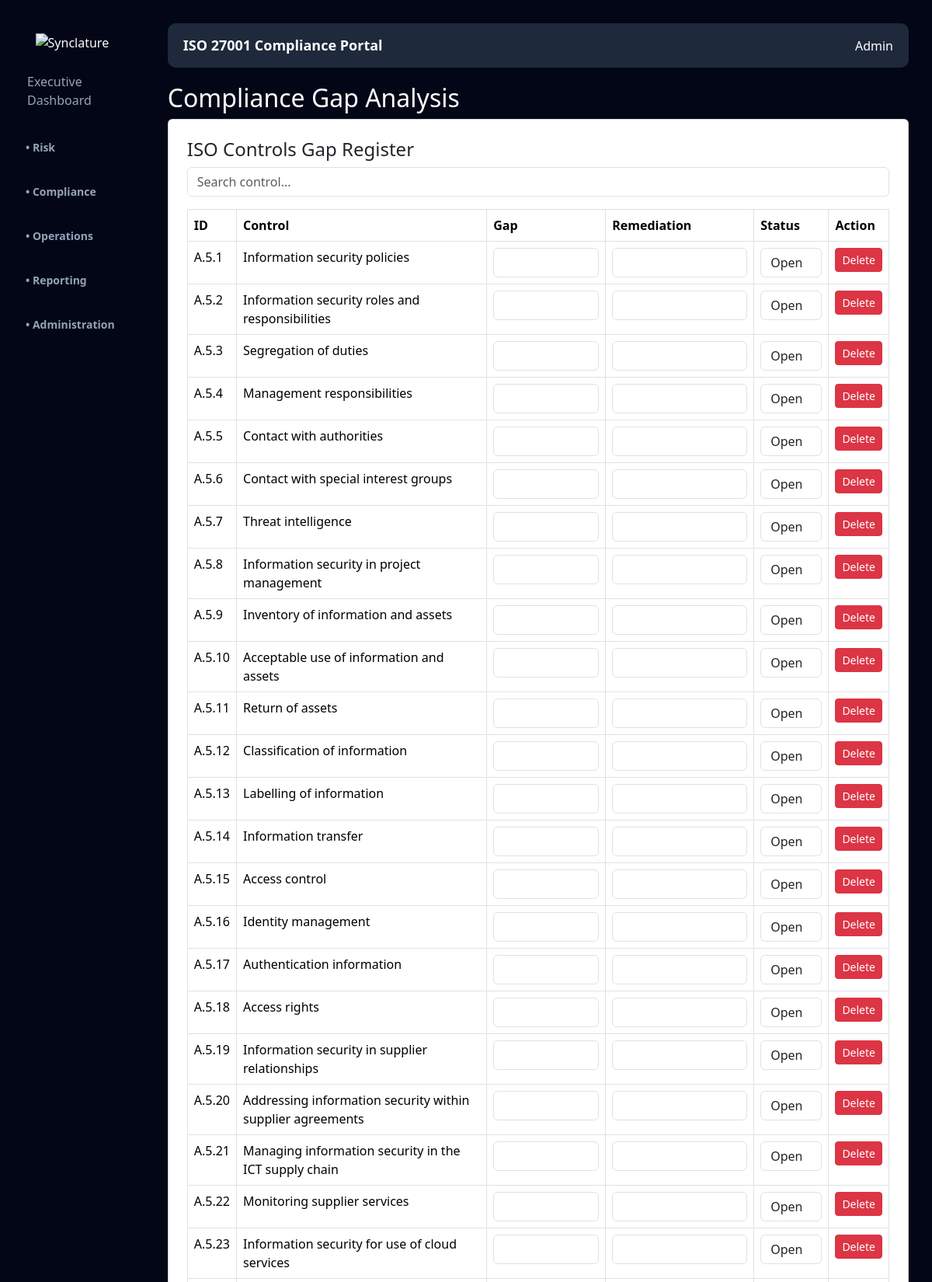
The app's page /compliance-gap (signed in, upper part) with its own data.
### models.py (models this page shows)
class ComplianceGap(db.Model):
    id = db.Column(db.Integer, primary_key=True)
    control_id = db.Column(db.String(20))
    control_name = db.Column(db.String(200))
    gap_description = db.Column(db.String(500))
    remediation = db.Column(db.String(500))
    status = db.Column(db.String(100))

### app.py (the view)
@app.route("/compliance-gap")
def compliance_gap():
    gaps = ComplianceGap.query.all()
    def sort_key(g):
        try:
            parts = g.control_id.replace("A.", "").split(".")
            return [int(p) for p in parts]
        except:
            return [999, 999]  # fallback
    gaps = sorted(gaps, key=sort_key)
    return render_template("pages/compliance_gap.html", gaps=gaps)

### app.py (called while the page is built)
@app.context_processor
def inject_theme():
    return dict(theme=session.get("theme", "dark"))

### templates/pages/compliance_gap.html (shortened to what this page needs)
{% extends "base.html" %}
{% block content %}
<h2>Compliance Gap Analysis</h2>
<div class="card p-4">
<h4>ISO Controls Gap Register</h4>
<form method="POST" action="/update-gaps">
<input
    type="text"
    id="searchInput"
    placeholder="Search control..."
    class="form-control mb-3"
    onkeyup="filterTable('searchInput','gapTable')">
<table class="table table-bordered" id="gapTable">
<thead>
<tr>
<th>ID</th>
<th>Control</th>
<th>Gap</th>
<th>Remediation</th>
<th>Status</th>
{% if session.get('role','').lower() in ['admin','superadmin'] %}
<th>Action</th>
{% endif %}
</tr>
</thead>
<tbody>
{% for gap in gaps %}
<tr>
<td>{{ gap.control_id }}</td>
<td>{{ gap.control_name }}</td>
<td>
<input
type="text"
name="gap_{{gap.id}}"
value="{{ gap.gap_description or '' }}"
class="form-control">
</td>
<td>
<input
type="text"
name="remediation_{{gap.id}}"
value="{{ gap.remediation or '' }}"
class="form-control">
</td>
<td>
<select name="status_{{gap.id}}" class="form-control">
<option value="Open"
{% if gap.status == "Open" %}selected{% endif %}>
Open
</option>
</select>
</td>
{% if session.get('role','').lower() in ['admin','superadmin'] %}
<td>
<a href="/delete-gap/{{ gap.id }}" class="btn btn-danger btn-sm">
Delete
</a>
</td>
{% endif %}
</tr>
{% endfor %}
</tbody>
</table>
</form>
</div>
{% endblock %}

### static/css/style.css (style rules this page uses)
body.dark { --bg-main: #020617; --bg-secondary: #1e293b; --bg-card: #1e293b; --text-main: #ffffff; --text-muted: #94a3b8; --sidebar-bg: #020617; }
body { margin: 0; font-family: 'Segoe UI', sans-serif; background-color: var(--bg-main); color: var(--text-main); transition: background-color 0.35s ease, color 0.35s ease; }

### records on screen
ComplianceGap: control_id "A.5.1", control_name "Information security policies", status+id "Open"
ComplianceGap: control_id "A.5.2", control_name "Information security roles and responsibilities", status+id "Open"
ComplianceGap: control_id "A.5.3", control_name "Segregation of duties", status+id "Open"
ComplianceGap: control_id "A.5.4", control_name "Management responsibilities", status+id "Open"
ComplianceGap: control_id "A.5.5", control_name "Contact with authorities", status+id "Open"
ComplianceGap: control_id "A.5.6", control_name "Contact with special interest groups", status+id "Open"
ComplianceGap: control_id "A.5.7", control_name "Threat intelligence", status+id "Open"
ComplianceGap: control_id "A.5.8", control_name "Information security in project management", status+id "Open"
ComplianceGap: control_id "A.5.9", control_name "Inventory of information and assets", status+id "Open"
ComplianceGap: control_id "A.5.10", control_name "Acceptable use of information and assets", status+id "Open"
ComplianceGap: control_id "A.5.11", control_name "Return of assets", status+id "Open"
ComplianceGap: control_id "A.5.12", control_name "Classification of information", status+id "Open"
ComplianceGap: control_id "A.5.13", control_name "Labelling of information", status+id "Open"
ComplianceGap: control_id "A.5.14", control_name "Information transfer", status+id "Open"
ComplianceGap: control_id "A.5.15", control_name "Access control", status+id "Open"
ComplianceGap: control_id "A.5.16", control_name "Identity management", status+id "Open"
ComplianceGap: control_id "A.5.17", control_name "Authentication information", status+id "Open"
ComplianceGap: control_id "A.5.18", control_name "Access rights", status+id "Open"
ComplianceGap: control_id "A.5.19", control_name "Information security in supplier relationships", status+id "Open"
ComplianceGap: control_id "A.5.20", control_name "Addressing information security within supplier agreements", status+id "Open"
ComplianceGap: control_id "A.5.21", control_name "Managing information security in the ICT supply chain", status+id "Open"
ComplianceGap: control_id "A.5.22", control_name "Monitoring supplier services", status+id "Open"
ComplianceGap: control_id "A.5.23", control_name "Information security for use of cloud services", status+id "Open"
